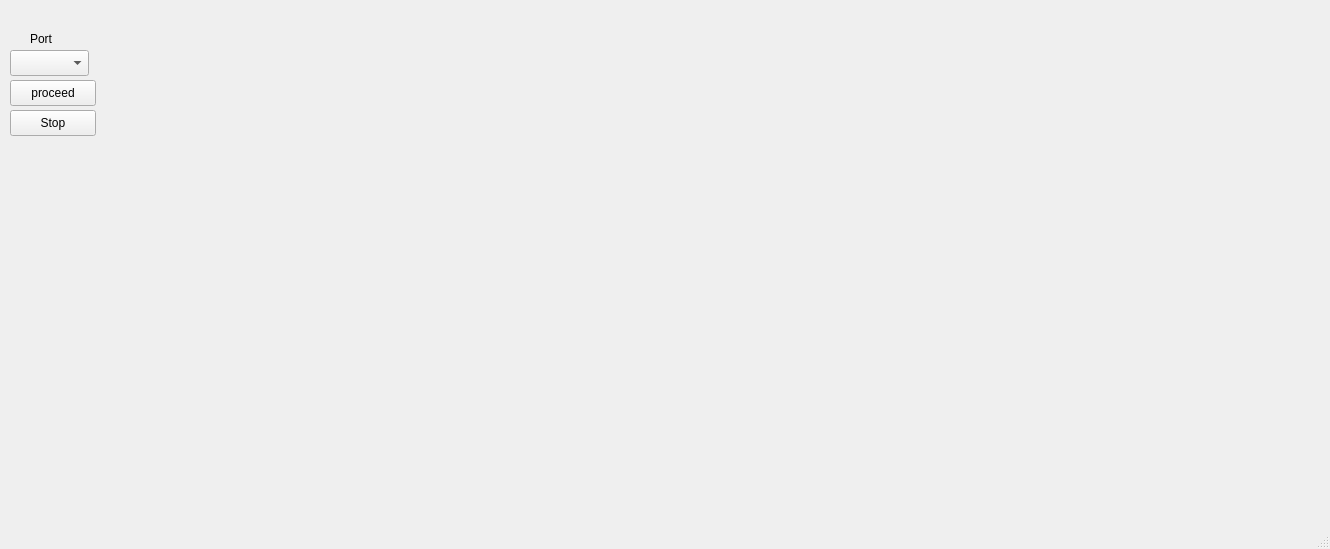
<?xml version="1.0" encoding="UTF-8"?>
<ui version="4.0">
 <class>MainWindow</class>
 <widget class="QMainWindow" name="MainWindow">
  <property name="geometry">
   <rect>
    <x>0</x>
    <y>0</y>
    <width>1330</width>
    <height>549</height>
   </rect>
  </property>
  <property name="windowTitle">
   <string>MainWindow</string>
  </property>
  <widget class="QWidget" name="centralwidget">
   <widget class="QCustomPlot" name="dataPlot" native="true">
    <property name="geometry">
     <rect>
      <x>100</x>
      <y>10</y>
      <width>1191</width>
      <height>491</height>
     </rect>
    </property>
   </widget>
   <widget class="QPushButton" name="acquisition">
    <property name="geometry">
     <rect>
      <x>10</x>
      <y>80</y>
      <width>86</width>
      <height>26</height>
     </rect>
    </property>
    <property name="text">
     <string>proceed</string>
    </property>
   </widget>
   <widget class="QComboBox" name="PortAvailable">
    <property name="geometry">
     <rect>
      <x>10</x>
      <y>50</y>
      <width>79</width>
      <height>26</height>
     </rect>
    </property>
   </widget>
   <widget class="QLabel" name="label">
    <property name="geometry">
     <rect>
      <x>30</x>
      <y>30</y>
      <width>58</width>
      <height>18</height>
     </rect>
    </property>
    <property name="text">
     <string>Port</string>
    </property>
   </widget>
   <widget class="QPushButton" name="StopBtn">
    <property name="geometry">
     <rect>
      <x>10</x>
      <y>110</y>
      <width>86</width>
      <height>26</height>
     </rect>
    </property>
    <property name="text">
     <string>Stop</string>
    </property>
   </widget>
  </widget>
  <widget class="QMenuBar" name="menubar">
   <property name="geometry">
    <rect>
     <x>0</x>
     <y>0</y>
     <width>1330</width>
     <height>23</height>
    </rect>
   </property>
  </widget>
  <widget class="QStatusBar" name="statusbar"/>
 </widget>
 <customwidgets>
  <customwidget>
   <class>QCustomPlot</class>
   <extends>QWidget</extends>
   <header location="global">qcustomplot.h</header>
   <container>1</container>
  </customwidget>
 </customwidgets>
 <resources/>
 <connections/>
</ui>
